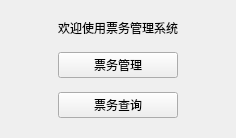
<?xml version="1.0" encoding="UTF-8"?>
<ui version="4.0">
 <class>Widget</class>
 <widget class="QWidget" name="Widget">
  <property name="geometry">
   <rect>
    <x>0</x>
    <y>0</y>
    <width>236</width>
    <height>138</height>
   </rect>
  </property>
  <property name="windowTitle">
   <string>票务管理系统</string>
  </property>
  <layout class="QHBoxLayout" name="horizontalLayout">
   <item>
    <spacer name="horizontalSpacer">
     <property name="orientation">
      <enum>Qt::Horizontal</enum>
     </property>
     <property name="sizeHint" stdset="0">
      <size>
       <width>40</width>
       <height>20</height>
      </size>
     </property>
    </spacer>
   </item>
   <item>
    <layout class="QVBoxLayout" name="verticalLayout">
     <item>
      <spacer name="verticalSpacer_4">
       <property name="orientation">
        <enum>Qt::Vertical</enum>
       </property>
       <property name="sizeHint" stdset="0">
        <size>
         <width>20</width>
         <height>40</height>
        </size>
       </property>
      </spacer>
     </item>
     <item>
      <widget class="QLabel" name="label">
       <property name="text">
        <string>欢迎使用票务管理系统</string>
       </property>
      </widget>
     </item>
     <item>
      <spacer name="verticalSpacer">
       <property name="orientation">
        <enum>Qt::Vertical</enum>
       </property>
       <property name="sizeHint" stdset="0">
        <size>
         <width>20</width>
         <height>40</height>
        </size>
       </property>
      </spacer>
     </item>
     <item>
      <widget class="QPushButton" name="manage">
       <property name="text">
        <string>票务管理</string>
       </property>
      </widget>
     </item>
     <item>
      <spacer name="verticalSpacer_2">
       <property name="orientation">
        <enum>Qt::Vertical</enum>
       </property>
       <property name="sizeHint" stdset="0">
        <size>
         <width>20</width>
         <height>40</height>
        </size>
       </property>
      </spacer>
     </item>
     <item>
      <widget class="QPushButton" name="query">
       <property name="text">
        <string>票务查询</string>
       </property>
      </widget>
     </item>
     <item>
      <spacer name="verticalSpacer_3">
       <property name="orientation">
        <enum>Qt::Vertical</enum>
       </property>
       <property name="sizeHint" stdset="0">
        <size>
         <width>20</width>
         <height>40</height>
        </size>
       </property>
      </spacer>
     </item>
    </layout>
   </item>
   <item>
    <spacer name="horizontalSpacer_2">
     <property name="orientation">
      <enum>Qt::Horizontal</enum>
     </property>
     <property name="sizeHint" stdset="0">
      <size>
       <width>40</width>
       <height>20</height>
      </size>
     </property>
    </spacer>
   </item>
  </layout>
 </widget>
 <resources/>
 <connections/>
</ui>
